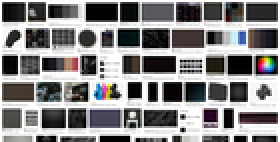
#> input picture Images/resize_images/blackish.png, 140 x 71 px (shown 2 times larger); its folder holds only this picture in this run
$ jupyter execute ThresholdOfChroma.ipynb
#> lines starting #> are read from the running program, lines starting #| are printed output that depends on the picture; long printed decimals are rounded
[cell 1]
import os
import sympy
import pickle
import numpy as np
import pandas as pd
from PIL import Image
import matplotlib.pyplot as plt
from matplotlib.patches import Patch

[cell 2]
def find_upper_threshold(values):
    """
    Find the upper threshold where 90% of the data lies below this threshold.

    Args:
        values (list of float): A list of values ranging from 0.00 to 100.00.

    Returns:
        float: The threshold value that includes 90% of the data.
    """
    if not values:
        raise ValueError("The input list is empty.")

    # Sort the values in ascending order
    sorted_values = sorted(values)

    # Calculate the index corresponding to 95% of the data
    threshold_index = int(len(sorted_values) * 0.95) - 1

    # Handle edge case when threshold_index is out of bounds
    threshold_index = max(0, min(threshold_index, len(sorted_values) - 1))

    return sorted_values[threshold_index]

[cell 3]
def leave_second_element(List):
    lst=[]

    for x in List:
#        if x[1]>0.0 and x[1]<100.0:
#            lst.append(x[2])
        lst.append(x[1])
    #print(type(unique_arr))
#     for sublist in lst:
#         result_list.append(list(sublist[0:2]))

    return lst

[cell 4]
# from skimage import color

def extractColors(base_dir, search_term=""):
#> called with base_dir = './Images/resize_images', search_term = 'blackish'
    filename = search_term + ".png"

    resize_image_dir = base_dir

    img_url = resize_image_dir + '/' + filename

    # Open the image file
    image = Image.open(img_url)
#> image is the input picture: PIL image 140x71 RGBA; mean R, G, B, A 136.9, 135.8, 136.3, 255

    # Get the size of the image in pixels
    width, height = image.size
#> width = 140; height = 71

    # Create an empty list to store the RGB values for each pixel
    rgb_list = []
    lab_list=[]
    # Loop over each pixel in the image and extract the RGB values
    for y in range(height):
        for x in range(width):
            pixel = image.getpixel((x, y))
            if isinstance(pixel, int):
                r, g, b = pixel, pixel, pixel
            else:
                r, g, b = pixel[:3]
            rgb_list.append((r, g, b))
#> after the loop, rgb_list = 9940 items, first 6: (254, 254, 254), (255, 255, 255), (255, 255, 255), (255, 255, 255), (255, 255, 255), (255, 255, 255)

    for (r, g, b) in rgb_list:
        if isinstance(r, int) and isinstance(g, int) and isinstance(b, int) and 0 <= r <= 255 and 0 <= g <= 255 and 0 <= b <= 255:
            # Convert RGB to XYZ
            r_norm = r / 255
            g_norm = g / 255
            b_norm = b / 255

            r_lin = r_norm if r_norm <= 0.04045 else ((r_norm + 0.055) / 1.055) ** 2.4
            g_lin = g_norm if g_norm <= 0.04045 else ((g_norm + 0.055) / 1.055) ** 2.4
            b_lin = b_norm if b_norm <= 0.04045 else ((b_norm + 0.055) / 1.055) ** 2.4

            x = r_lin * 0.4124564 + g_lin * 0.3575761 + b_lin * 0.1804375
            y = r_lin * 0.2126729 + g_lin * 0.7151522 + b_lin * 0.0721750
            z = r_lin * 0.0193339 + g_lin * 0.1191920 + b_lin * 0.9503041

            # Convert XYZ to Lab
            xn = 0.95047
            yn = 1.00000
            zn = 1.08883

            f_x = x ** (1/3) if x > 0.008856 else 7.787 * x + 16 / 116
            f_y = y ** (1/3) if y > 0.008856 else 7.787 * y + 16 / 116
            f_z = z ** (1/3) if z > 0.008856 else 7.787 * z + 16 / 116

            L = 116 * f_y - 16
            a = 500 * (f_x - f_y)
            b = 200 * (f_y - f_z)

            lab_list.append((L, a, b))
        else:
            print("Invalid RGB value:", (r, g, b))
#> this loop made 9940 passes
#> (r, g, r_norm, g_norm, b_norm, r_lin, g_lin) on passes 1 to 12: (254, 254, 0.996, 0.996, 0.996, 0.991, 0.991), (255, 255, 1, 1, 1, 1, 1), (255, 255, 1, 1, 1, 1, 1), (255, 255, 1, 1, 1, 1, 1), (255, 255, 1, 1, 1, 1, 1), (255, 255, 1, 1, 1, 1, 1), (255, 255, 1, 1, 1, 1, 1), (255, 255, 1, 1, 1, 1, 1), (255, 255, 1, 1, 1, 1, 1), (255, 255, 1, 1, 1, 1, 1), (255, 255, 1, 1, 1, 1, 1), (255, 255, 1, 1, 1, 1, 1)
#> (r, g, r_norm, g_norm, b_norm, r_lin, g_lin) on pass 39: (252, 252, 0.988, 0.988, 0.988, 0.973, 0.973)

    if not lab_list:
        return None

    # Convert CIELAB values to CIELCH values
    lch_list = []

    for lab in lab_list:
        L, a, b = lab
        C = np.sqrt(a**2 + b**2)
        H = np.degrees(np.arctan2(b, a))

        lch_list.append((L, C, H))
#> this loop made 9940 passes
#> lab on passes 1 to 3: (99.65, -8.37, -5.74), (100, -8.4, -5.75), (100, -8.4, -5.75)

    # Create Dataframe
    df = pd.DataFrame({'cielab': lab_list, 'cielch': lch_list})
    df['occurrence'] = df.groupby('cielab')['cielab'].transform('count')
    df['ratios'] = df["occurrence"]/df["occurrence"].sum()


    return df["cielch"]

[cell 5]
import os

# Directory where resized 15 achromatic term images are saved
base_dir = './Images/resize_images'

# List of target achromatic terms
achromatic_words = [
    "black", "pitchblack", "pitchdark", "jetblack", "blackish",
    "grey", "silver", "slategray", "smokegray", "silvery",
    "white", "snowywhite", "milkwhite", "milkywhite", "chalkwhite"
]

# Initialize result list
upper_threshold_list = []

# Filter files: only those matching achromatic_words and existing in base_dir
files = [f"{word}.png" for word in achromatic_words if os.path.exists(os.path.join(base_dir, f"{word}.png"))]
print(f"Found {len(files)} matching achromatic images.")

# Process each file
for file_name in files:
    search_term = os.path.splitext(file_name)[0]

    try:
        df_cielch = extractColors(base_dir, search_term)
        if df_cielch is None:
            print(f"No data extracted for {file_name}.")
            continue
    except Exception as e:
        print(f"Error processing {file_name}: {e}")
        continue

    # Extract the second elements (e.g., Chroma or Lightness)
    second_elements = leave_second_element(df_cielch)

    # Calculate threshold
    upper_threshold = find_upper_threshold(second_elements)

    # Save result
    upper_threshold_list.append(upper_threshold)
    print(f"{file_name} → Upper threshold: {upper_threshold}")
#| blackish.png → Upper threshold: 15.181

print("Processing complete!")

[cell 6]
# Define color mapping for search terms
color_mapping = {
    "blackish": "black", "pitchblack": "black", "black": "black",
    "pitchdark": "black", "jetblack": "black",
    "white": "lightgrey", "chalkwhite": "lightgrey", "snowywhite": "lightgrey",
    "milkywhite": "lightgrey", "milkwhite": "lightgrey",
    "silvery": "darkgrey", "slategray": "darkgrey", "smokegray": "darkgrey",
    "silver": "darkgrey", "grey": "darkgrey"
}

def plot_individual_histograms_with_titles(base_dir, output_folder):
    """
    Plot individual histograms for search terms with global max threshold,
    using a compact layout with a partial broken axis (50-90 omitted),
    and display color names as titles above each graph.

    Args:
        base_dir (str): The directory containing the .png files.
        output_folder (str): The folder to save individual histogram images.
    """
    if not os.path.exists(output_folder):
        os.makedirs(output_folder)

    custom_order = [
        "white", "chalkwhite", "snowywhite", "milkywhite", "milkwhite",
        "grey", "silvery", "slategray", "smokegray", "silver",
        "black", "blackish", "pitchblack", "pitchdark", "jetblack"
    ]

    files = [f"{word}.png" for word in achromatic_words if os.path.exists(os.path.join(base_dir, f"{word}.png"))]

    sorted_files = sorted(files, key=lambda x: custom_order.index(os.path.splitext(x)[0]) if os.path.splitext(x)[0] in custom_order else len(custom_order))

    thresholds = {}
    max_threshold = None

    for file_name in sorted_files:
        search_term = os.path.splitext(file_name)[0]
        try:
            df_cielch = extractColors(base_dir, search_term)
#> the loop in extractColors (call 2), `for (r, g, b) in rgb_list:` made 9940 passes
#> the loop in extractColors (call 2), `for lab in lab_list:` made 9940 passes
            if df_cielch is None:
                print(f"No data extracted for {file_name}.")
                continue

            second_elements = leave_second_element(df_cielch)
            threshold = find_upper_threshold(second_elements)
            thresholds[search_term] = threshold
            if max_threshold is None or threshold > max_threshold:
                max_threshold = threshold
        except Exception as e:
            print(f"Error processing {file_name}: {e}")

    for file_name in sorted_files:
        search_term = os.path.splitext(file_name)[0]
        bar_color = color_mapping.get(search_term, "blue")

        try:
            df_cielch = extractColors(base_dir, search_term)
            if df_cielch is None:
                print(f"No data extracted for {file_name}.")
                continue

            second_elements = leave_second_element(df_cielch)
            threshold = thresholds.get(search_term, None)

            # Create compact broken axis plot
            fig, (ax1, ax2) = plt.subplots(1, 2, sharey=True, gridspec_kw={'width_ratios': [5, 1]}, figsize=(4, 3))

            # Plot left part of histogram (0 to 50)
            ax1.hist(second_elements, bins=50, range=(0, 50), color=bar_color, alpha=0.7, edgecolor='black')
            if threshold is not None and threshold <= 50:
                # if threshold != max_threshold:
                ax1.axvline(x=threshold, color='red', linestyle='--', label="Threshold")
                ax1.text(threshold + 1, ax1.get_ylim()[1] * 0.9, f"{threshold:.2f}", color='red', fontsize=8)
            if max_threshold is not None and max_threshold <= 50:
                ax1.axvline(x=max_threshold, color='green', linestyle='-', label="Max Threshold")
                ax1.text(max_threshold + 1, ax1.get_ylim()[1] * 0.8, f"{max_threshold:.2f}", color='green', fontsize=8)
            ax1.set_xlim(0, 50)
            ax1.set_xticks(range(0, 51, 10))
            ax1.set_xlabel("")
            ax1.set_ylabel("Frequency", fontsize=8)
            ax1.legend(fontsize=6)

            # Plot right part of histogram (90 to 100)
            ax2.hist(second_elements, bins=10, range=(90, 100), color=bar_color, alpha=0.7, edgecolor='black')
            if threshold is not None and 90 <= threshold <= 100:
                ax2.axvline(x=threshold, color='red', linestyle='--', label="Threshold")
            if max_threshold is not None and 90 <= max_threshold <= 100:
                ax2.axvline(x=max_threshold, color='green', linestyle='-', label="Max Threshold")
            ax2.set_xlim(90, 100)
            ax2.set_xticks([90, 100])
            ax2.set_xlabel("")

            # Add break marks
            d = 0.015
            kwargs = dict(transform=ax1.transAxes, color='k', clip_on=False)
            ax1.plot((1 - d, 1 + d), (-d, +d), **kwargs)
            ax1.plot((1 - d, 1 + d), (1 - d, 1 + d), **kwargs)

            kwargs.update(transform=ax2.transAxes)
            ax2.plot((-d, +d), (-d, +d), **kwargs)
            ax2.plot((-d, +d), (1 - d, 1 + d), **kwargs)

            # Add common x-axis label
            fig.text(0.56, 0.02, "Chroma (0-100)", ha='center', fontsize=10)

            # Add color name as title
            fig.suptitle(search_term.capitalize(), fontsize=12, y=0.92 ,x=0.56)

            # Save histogram with titles
            plt.tight_layout(rect=[0, 0.05, 1, 0.99])
            save_path = os.path.join(output_folder, f"{search_term}_histogram_with_title.png")
            plt.savefig(save_path, dpi=300)
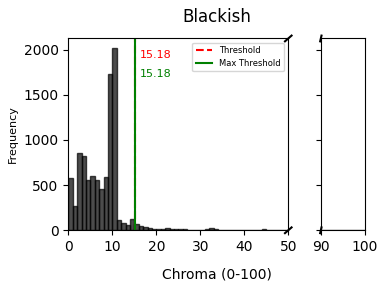
#> figure drawn by matplotlib, 2 panels; panel 1: tallest bar 2022 high, from x = 10 to 11
            print(f"Saved histogram for {search_term} with title to {save_path}")
            plt.close()

        except Exception as e:
            print(f"Error processing {file_name}: {e}")


$ run again, on Images/resize_images/milkywhite.png
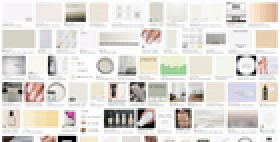
#> input picture Images/resize_images/milkywhite.png, 140 x 71 px (shown 2 times larger)
#> in extractColors, image is the input picture: PIL image 140x71 RGBA; mean R, G, B, A 223.9, 220.6, 216, 255
#> after the loop in extractColors, `for y in range(height):`: rgb_list = 9940 items, first 6: (252, 252, 252), (252, 252, 252), (252, 252, 252), (252, 252, 252), (252, 252, 252), (252, 252, 252)
#> the loop in extractColors, `for (r, g, b) in rgb_list:` made 9940 passes
#> (r, g, r_norm, g_norm, b_norm, r_lin, g_lin) on passes 1 to 8: (252, 252, 0.988, 0.988, 0.988, 0.973, 0.973), (252, 252, 0.988, 0.988, 0.988, 0.973, 0.973), (252, 252, 0.988, 0.988, 0.988, 0.973, 0.973), (252, 252, 0.988, 0.988, 0.988, 0.973, 0.973), (252, 252, 0.988, 0.988, 0.988, 0.973, 0.973), (252, 252, 0.988, 0.988, 0.988, 0.973, 0.973), (252, 252, 0.988, 0.988, 0.988, 0.973, 0.973), (252, 252, 0.988, 0.988, 0.988, 0.973, 0.973)
#> the loop in extractColors, `for lab in lab_list:` made 9940 passes
#> lab on passes 1 to 3: (98.96, -8.32, -5.7), (98.96, -8.32, -5.7), (98.96, -8.32, -5.7)
#| milkywhite.png → Upper threshold: 15.291
#> the loop in extractColors (call 2), `for (r, g, b) in rgb_list:` made 9940 passes
#> the loop in extractColors (call 2), `for lab in lab_list:` made 9940 passes
#> in plot_individual_histograms_with_titles, `plt.savefig(save_path, dpi=300)`:
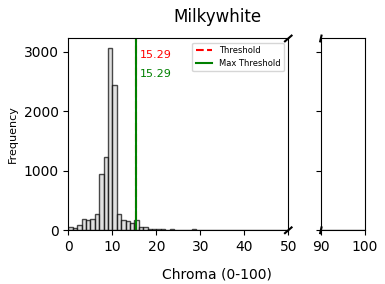
#> figure drawn by matplotlib, 2 panels; panel 1: tallest bar 3072 high, from x = 9 to 10
